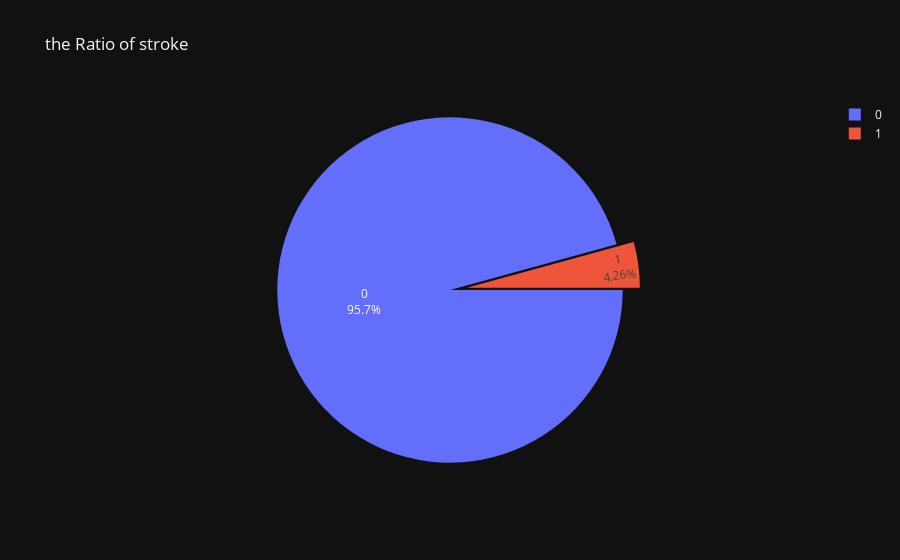

The notebook cell this image was saved under:
### Markdown cell above
# EDA

### Code cell
fig = px.pie(df, names = 'stroke', title = 'the Ratio of stroke', template = 'plotly_dark')
fig.update_traces(rotation=90, pull = [0.1], textinfo = "percent+label")
fig.show()

### Figure 1 — Plotly figure (JSON) as saved in the notebook; plotly's stock layout.template omitted (floating-point values rounded to 4 significant figures; data arrays with more than 128 entries replaced by an {"elided": "..."} marker saying what was removed)
{"data": [{"domain": {"x": [0, 1], "y": [0, 1]}, "hovertemplate": "stroke=%{label}<extra></extra>", "labels": {"elided": "4908 int values"}, "legendgroup": "", "name": "", "pull": [0.1], "rotation": 90, "showlegend": true, "textinfo": "percent+label", "type": "pie"}], "layout": {"legend": {"tracegroupgap": 0}, "title": {"text": "the Ratio of stroke"}}}
